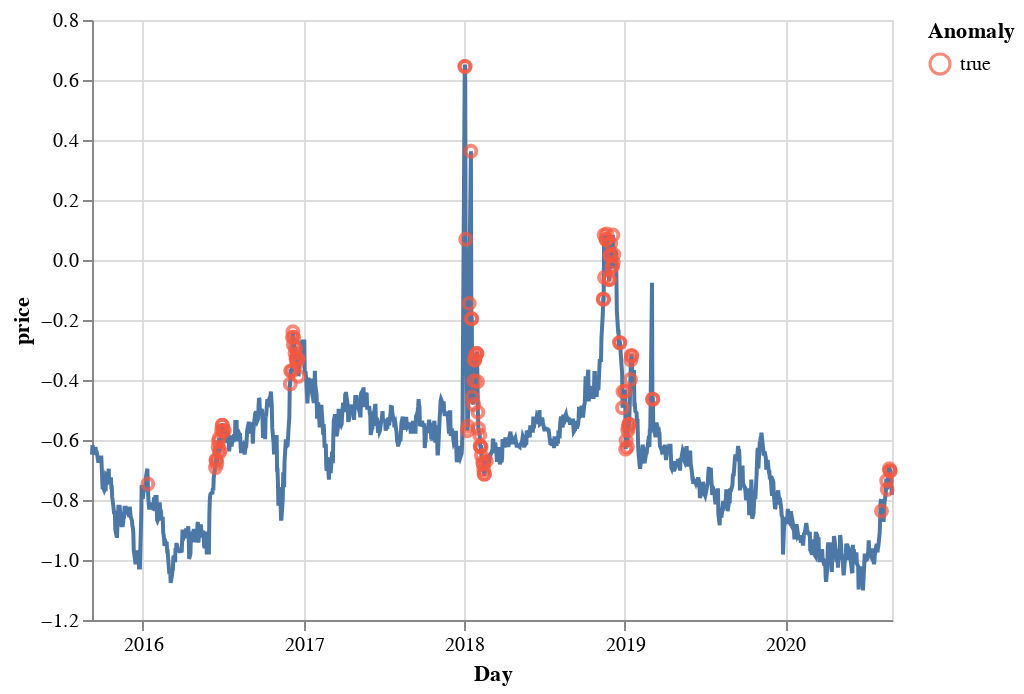

The notebook cell this image was saved under:
### Code cell
%pip install vega_datasets

import altair as alt
import pandas as pd
import numpy as np

a = alt.Chart(test_score_df.reset_index()).mark_line().encode( 
    x="Day", y=dataset.columns[0]) 
b = alt.Chart(anomalies.reset_index()).mark_point(color="red").encode( 
    x="Day", 
    y=dataset.columns[0],
    color=alt.Color('anomaly:N', scale=alt.Scale(scheme='reds'), legend=alt.Legend(title="Anomaly"))
) 


a+b

### Figure 1 — Vega-Lite specification as saved in the notebook (floating-point values rounded to 4 significant figures; data arrays with more than 128 entries replaced by an {"elided": "..."} marker saying what was removed)
{"config": {"view": {"continuousWidth": 400, "continuousHeight": 300}}, "layer": [{"data": {"name": "data-3618635ca23b4f02cb46fd8bbb5de89d"}, "mark": "line", "encoding": {"x": {"type": "temporal", "field": "Day"}, "y": {"type": "quantitative", "field": "price"}}}, {"data": {"name": "data-1376a626298a84fd73372b57db2d66db"}, "mark": {"type": "point", "color": "red"}, "encoding": {"color": {"type": "nominal", "field": "anomaly", "legend": {"title": "Anomaly"}, "scale": {"scheme": "reds"}}, "x": {"type": "temporal", "field": "Day"}, "y": {"type": "quantitative", "field": "price"}}}], "$schema": "https://vega.github.io/schema/vega-lite/v4.8.1.json", "datasets": {"data-3618635ca23b4f02cb46fd8bbb5de89d": {"elided": "1269 records"}, "data-1376a626298a84fd73372b57db2d66db": [{"Day": "2016-01-12T00:00:00", "price": -0.7464, "loss": 0.2171, "threshold": 0.2037, "anomaly": true}, {"Day": "2016-06-14T00:00:00", "price": -0.692, "loss": 0.2129, "threshold": 0.2037, "anomaly": true}, {"Day": "2016-06-15T00:00:00", "price": -0.6667, "loss": 0.2146, "threshold": 0.2037, "anomaly": true}, {"Day": "2016-06-16T00:00:00", "price": -0.6667, "loss": 0.2265, "threshold": 0.2037, "anomaly": true}, {"Day": "2016-06-17T00:00:00", "price": -0.6775, "loss": 0.225, "threshold": 0.2037, "anomaly": true}, {"Day": "2016-06-20T00:00:00", "price": -0.6232, "loss": 0.21, "threshold": 0.2037, "anomaly": true}, {"Day": "2016-06-21T00:00:00", "price": -0.6051, "loss": 0.2352, "threshold": 0.2037, "anomaly": true}, {"Day": "2016-06-22T00:00:00", "price": -0.5942, "loss": 0.2483, "threshold": 0.2037, "anomaly": true}, {"Day": "2016-06-23T00:00:00", "price": -0.6413, "loss": 0.2522, "threshold": 0.2037, "anomaly": true}, {"Day": "2016-06-24T00:00:00", "price": -0.6341, "loss": 0.2156, "threshold": 0.2037, "anomaly": true}, {"Day": "2016-06-28T00:00:00", "price": -0.5688, "loss": 0.2098, "threshold": 0.2037, "anomaly": true}, {"Day": "2016-06-29T00:00:00", "price": -0.5507, "loss": 0.2288, "threshold": 0.2037, "anomaly": true}, {"Day": "2016-06-30T00:00:00", "price": -0.5507, "loss": 0.2376, "threshold": 0.2037, "anomaly": true}, {"Day": "2016-07-01T00:00:00", "price": -0.5688, "loss": 0.2301, "threshold": 0.2037, "anomaly": true}, {"Day": "2016-07-04T00:00:00", "price": -0.5688, "loss": 0.2059, "threshold": 0.2037, "anomaly": true}, {"Day": "2016-12-01T00:00:00", "price": -0.413, "loss": 0.2511, "threshold": 0.2037, "anomaly": true}, {"Day": "2016-12-02T00:00:00", "price": -0.3696, "loss": 0.2722, "threshold": 0.2037, "anomaly": true}, {"Day": "2016-12-05T00:00:00", "price": -0.3696, "loss": 0.3018, "threshold": 0.2037, "anomaly": true}, {"Day": "2016-12-06T00:00:00", "price": -0.2572, "loss": 0.3027, "threshold": 0.2037, "anomaly": true}, {"Day": "2016-12-07T00:00:00", "price": -0.2391, "loss": 0.3719, "threshold": 0.2037, "anomaly": true}, {"Day": "2016-12-08T00:00:00", "price": -0.2826, "loss": 0.3925, "threshold": 0.2037, "anomaly": true}, {"Day": "2016-12-09T00:00:00", "price": -0.2572, "loss": 0.3581, "threshold": 0.2037, "anomaly": true}, {"Day": "2016-12-12T00:00:00", "price": -0.3116, "loss": 0.3556, "threshold": 0.2037, "anomaly": true}, {"Day": "2016-12-13T00:00:00", "price": -0.2935, "loss": 0.3151, "threshold": 0.2037, "anomaly": true}, {"Day": "2016-12-14T00:00:00", "price": -0.3297, "loss": 0.3035, "threshold": 0.2037, "anomaly": true}, {"Day": "2016-12-15T00:00:00", "price": -0.3261, "loss": 0.2731, "threshold": 0.2037, "anomaly": true}, {"Day": "2016-12-16T00:00:00", "price": -0.3442, "loss": 0.2562, "threshold": 0.2037, "anomaly": true}, {"Day": "2016-12-19T00:00:00", "price": -0.3297, "loss": 0.2319, "threshold": 0.2037, "anomaly": true}, {"Day": "2016-12-20T00:00:00", "price": -0.3877, "loss": 0.2216, "threshold": 0.2037, "anomaly": true}, {"Day": "2018-01-02T00:00:00", "price": 0.6449, "loss": 0.2429, "threshold": 0.2037, "anomaly": true}, {"Day": "2018-01-03T00:00:00", "price": 0.6449, "loss": 0.9611, "threshold": 0.2037, "anomaly": true}, {"Day": "2018-01-04T00:00:00", "price": 0.06884, "loss": 1.109, "threshold": 0.2037, "anomaly": true}, {"Day": "2018-01-08T00:00:00", "price": -0.5688, "loss": 0.717, "threshold": 0.2037, "anomaly": true}, {"Day": "2018-01-09T00:00:00", "price": -0.5543, "loss": 0.2685, "threshold": 0.2037, "anomaly": true}, {"Day": "2018-01-12T00:00:00", "price": -0.1449, "loss": 0.2049, "threshold": 0.2037, "anomaly": true}, {"Day": "2018-01-16T00:00:00", "price": 0.3623, "loss": 0.3731, "threshold": 0.2037, "anomaly": true}, {"Day": "2018-01-17T00:00:00", "price": -0.1957, "loss": 0.7174, "threshold": 0.2037, "anomaly": true}, {"Day": "2018-01-18T00:00:00", "price": -0.1957, "loss": 0.4667, "threshold": 0.2037, "anomaly": true}, {"Day": "2018-01-19T00:00:00", "price": -0.4565, "loss": 0.4002, "threshold": 0.2037, "anomaly": true}, {"Day": "2018-01-22T00:00:00", "price": -0.4819, "loss": 0.289, "threshold": 0.2037, "anomaly": true}, {"Day": "2018-01-23T00:00:00", "price": -0.4022, "loss": 0.2528, "threshold": 0.2037, "anomaly": true}, {"Day": "2018-01-24T00:00:00", "price": -0.3333, "loss": 0.2647, "threshold": 0.2037, "anomaly": true}, {"Day": "2018-01-25T00:00:00", "price": -0.3333, "loss": 0.2848, "threshold": 0.2037, "anomaly": true}, {"Day": "2018-01-26T00:00:00", "price": -0.3188, "loss": 0.2835, "threshold": 0.2037, "anomaly": true}, {"Day": "2018-01-29T00:00:00", "price": -0.3116, "loss": 0.2815, "threshold": 0.2037, "anomaly": true}, {"Day": "2018-01-30T00:00:00", "price": -0.3116, "loss": 0.2772, "threshold": 0.2037, "anomaly": true}, {"Day": "2018-01-31T00:00:00", "price": -0.4058, "loss": 0.2696, "threshold": 0.2037, "anomaly": true}, {"Day": "2018-02-01T00:00:00", "price": -0.5072, "loss": 0.2451, "threshold": 0.2037, "anomaly": true}, {"Day": "2018-02-02T00:00:00", "price": -0.5616, "loss": 0.235, "threshold": 0.2037, "anomaly": true}, {"Day": "2018-02-05T00:00:00", "price": -0.5833, "loss": 0.246, "threshold": 0.2037, "anomaly": true}, {"Day": "2018-02-06T00:00:00", "price": -0.6196, "loss": 0.2556, "threshold": 0.2037, "anomaly": true}, {"Day": "2018-02-07T00:00:00", "price": -0.6232, "loss": 0.272, "threshold": 0.2037, "anomaly": true}, {"Day": "2018-02-08T00:00:00", "price": -0.6232, "loss": 0.2778, "threshold": 0.2037, "anomaly": true}, {"Day": "2018-02-09T00:00:00", "price": -0.6522, "loss": 0.2783, "threshold": 0.2037, "anomaly": true}, {"Day": "2018-02-12T00:00:00", "price": -0.6739, "loss": 0.2924, "threshold": 0.2037, "anomaly": true}, {"Day": "2018-02-13T00:00:00", "price": -0.6812, "loss": 0.3039, "threshold": 0.2037, "anomaly": true}, {"Day": "2018-02-14T00:00:00", "price": -0.6993, "loss": 0.3105, "threshold": 0.2037, "anomaly": true}, {"Day": "2018-02-15T00:00:00", "price": -0.7138, "loss": 0.3111, "threshold": 0.2037, "anomaly": true}, {"Day": "2018-02-16T00:00:00", "price": -0.7138, "loss": 0.2794, "threshold": 0.2037, "anomaly": true}, {"Day": "2018-02-20T00:00:00", "price": -0.6703, "loss": 0.2394, "threshold": 0.2037, "anomaly": true}, {"Day": "2018-11-13T00:00:00", "price": -0.1304, "loss": 0.2093, "threshold": 0.2037, "anomaly": true}, {"Day": "2018-11-14T00:00:00", "price": -0.1304, "loss": 0.2529, "threshold": 0.2037, "anomaly": true}, {"Day": "2018-11-15T00:00:00", "price": 0.08333, "loss": 0.2555, "threshold": 0.2037, "anomaly": true}, {"Day": "2018-11-16T00:00:00", "price": -0.05797, "loss": 0.4043, "threshold": 0.2037, "anomaly": true}, {"Day": "2018-11-19T00:00:00", "price": 0.06884, "loss": 0.3282, "threshold": 0.2037, "anomaly": true}, {"Day": "2018-11-20T00:00:00", "price": 0.06884, "loss": 0.385, "threshold": 0.2037, "anomaly": true}, {"Day": "2018-11-21T00:00:00", "price": 0.08696, "loss": 0.3851, "threshold": 0.2037, "anomaly": true}, {"Day": "2018-11-26T00:00:00", "price": -0.06522, "loss": 0.3852, "threshold": 0.2037, "anomaly": true}, {"Day": "2018-11-27T00:00:00", "price": -0.06522, "loss": 0.2869, "threshold": 0.2037, "anomaly": true}, {"Day": "2018-11-28T00:00:00", "price": 0.01449, "loss": 0.2539, "threshold": 0.2037, "anomaly": true}, {"Day": "2018-11-29T00:00:00", "price": 0.01449, "loss": 0.2793, "threshold": 0.2037, "anomaly": true}, {"Day": "2018-11-30T00:00:00", "price": 0.05435, "loss": 0.2736, "threshold": 0.2037, "anomaly": true}, {"Day": "2018-12-03T00:00:00", "price": -0.02174, "loss": 0.2821, "threshold": 0.2037, "anomaly": true}, {"Day": "2018-12-04T00:00:00", "price": -0.02174, "loss": 0.2382, "threshold": 0.2037, "anomaly": true}, {"Day": "2018-12-05T00:00:00", "price": 0.08333, "loss": 0.2173, "threshold": 0.2037, "anomaly": true}, {"Day": "2018-12-06T00:00:00", "price": -0.007246, "loss": 0.2475, "threshold": 0.2037, "anomaly": true}, {"Day": "2018-12-07T00:00:00", "price": 0.01812, "loss": 0.2044, "threshold": 0.2037, "anomaly": true}, {"Day": "2018-12-20T00:00:00", "price": -0.2754, "loss": 0.2119, "threshold": 0.2037, "anomaly": true}, {"Day": "2018-12-21T00:00:00", "price": -0.2754, "loss": 0.2059, "threshold": 0.2037, "anomaly": true}, {"Day": "2018-12-27T00:00:00", "price": -0.4928, "loss": 0.2661, "threshold": 0.2037, "anomaly": true}, {"Day": "2018-12-28T00:00:00", "price": -0.4384, "loss": 0.3593, "threshold": 0.2037, "anomaly": true}, {"Day": "2019-01-02T00:00:00", "price": -0.4384, "loss": 0.3404, "threshold": 0.2037, "anomaly": true}, {"Day": "2019-01-03T00:00:00", "price": -0.6304, "loss": 0.3266, "threshold": 0.2037, "anomaly": true}, {"Day": "2019-01-04T00:00:00", "price": -0.6014, "loss": 0.4385, "threshold": 0.2037, "anomaly": true}, {"Day": "2019-01-07T00:00:00", "price": -0.6232, "loss": 0.4332, "threshold": 0.2037, "anomaly": true}, {"Day": "2019-01-08T00:00:00", "price": -0.5688, "loss": 0.4319, "threshold": 0.2037, "anomaly": true}, {"Day": "2019-01-09T00:00:00", "price": -0.558, "loss": 0.3852, "threshold": 0.2037, "anomaly": true}, {"Day": "2019-01-10T00:00:00", "price": -0.5471, "loss": 0.3519, "threshold": 0.2037, "anomaly": true}, {"Day": "2019-01-11T00:00:00", "price": -0.5471, "loss": 0.3233, "threshold": 0.2037, "anomaly": true}, {"Day": "2019-01-14T00:00:00", "price": -0.3986, "loss": 0.3065, "threshold": 0.2037, "anomaly": true}, {"Day": "2019-01-15T00:00:00", "price": -0.3333, "loss": 0.2488, "threshold": 0.2037, "anomaly": true}, {"Day": "2019-01-16T00:00:00", "price": -0.3188, "loss": 0.2187, "threshold": 0.2037, "anomaly": true}, {"Day": "2019-01-17T00:00:00", "price": -0.3188, "loss": 0.2042, "threshold": 0.2037, "anomaly": true}, {"Day": "2019-03-05T00:00:00", "price": -0.4638, "loss": 0.4113, "threshold": 0.2037, "anomaly": true}, {"Day": "2019-03-06T00:00:00", "price": -0.4638, "loss": 0.2302, "threshold": 0.2037, "anomaly": true}, {"Day": "2020-08-07T00:00:00", "price": -0.837, "loss": 0.2174, "threshold": 0.2037, "anomaly": true}, {"Day": "2020-08-19T00:00:00", "price": -0.7355, "loss": 0.2162, "threshold": 0.2037, "anomaly": true}, {"Day": "2020-08-20T00:00:00", "price": -0.7645, "loss": 0.2158, "threshold": 0.2037, "anomaly": true}, {"Day": "2020-08-25T00:00:00", "price": -0.6957, "loss": 0.2227, "threshold": 0.2037, "anomaly": true}, {"Day": "2020-08-26T00:00:00", "price": -0.7029, "loss": 0.2197, "threshold": 0.2037, "anomaly": true}, {"Day": "2020-08-27T00:00:00", "price": -0.7029, "loss": 0.2071, "threshold": 0.2037, "anomaly": true}]}}
